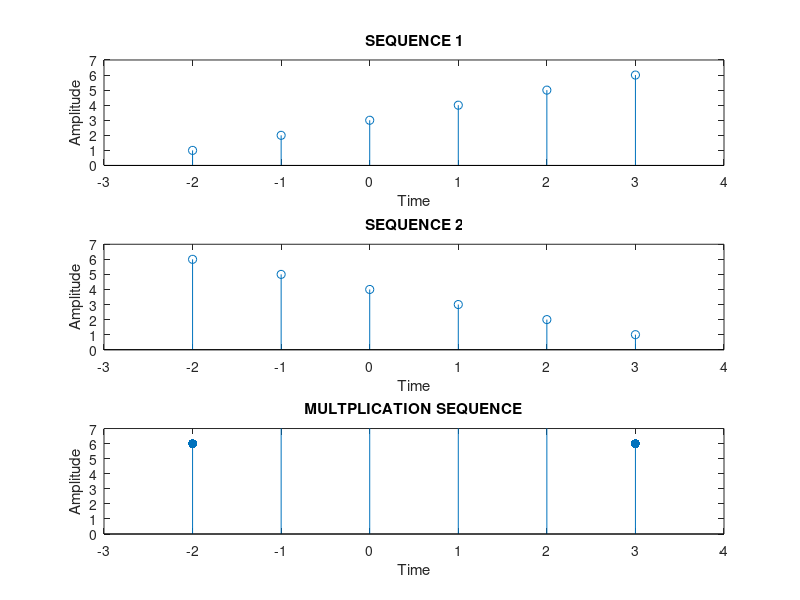

MATLAB code for this plot:
n1=-2:1:3;
x1=1:6;

n2=-2:1:3;
x2=6:-1 :1;

x=x1+x2;
y=x1.*x2;

subplot(3,1,1),stem(n1,x1);
xlabel('Time');
ylabel('Amplitude');
title('SEQUENCE 1');
xlim([min(n1)-1 max(n1)+1]); ylim([min(x1)-1 max(x1)+1]);

subplot(3,1,2),stem(n2,x2);
xlabel('Time');
ylabel('Amplitude');
title('SEQUENCE 2')
xlim([min(n2)-1 max(n2)+1]); ylim([min(x2)-1 max(x2)+1]);

subplot(3,1,3),stem(n1,y,'.','Markersize',20);
xlabel('Time');
ylabel('Amplitude');
title('MULTPLICATION SEQUENCE')
xlim([min(n1)-1 max(n1)+1]); ylim([min(x1)-1 max(x1)+1]);